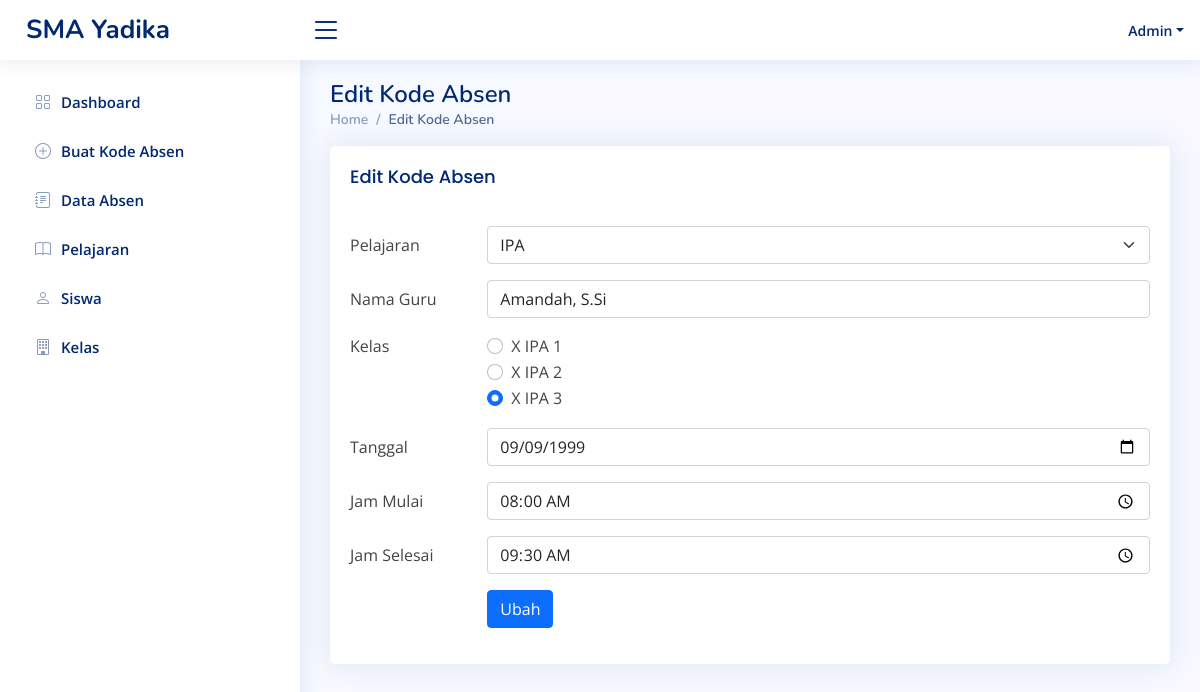
/index.php/admin/edit_absen/2, run on the app's committed database.
### tables this page shows
CREATE TABLE `absen` (
  `id_absen` int(255) NOT NULL,
  `id_kelas` int(255) NOT NULL,
  `id_pelajaran` int(255) NOT NULL,
  `nama_guru` varchar(255) NOT NULL,
  `tanggal` date NOT NULL,
  `jam_mulai` time NOT NULL,
  `jam_selesai` time NOT NULL,
  `kode_absen` varchar(255) NOT NULL
);

CREATE TABLE `pelajaran` (
  `id_pelajaran` int(255) NOT NULL,
  `nama_pelajaran` varchar(255) NOT NULL,
  `nama_guru` varchar(255) NOT NULL
);

CREATE TABLE `kelas` (
  `id_kelas` int(255) NOT NULL,
  `nama_kelas` varchar(255) NOT NULL,
  `jumlah_murid` int(255) NOT NULL
);

### application/controllers/Admin.php (called while the page is built, shortened)
<?php
class Admin extends CI_Controller {
	public function __construct()
	{
		$this->load->model('akun_model');
		$this->load->model('crud_model');
	}
	public function edit_absen($id)
	{
		$data['array_absen'] = $this->crud_model->mengambil_data_id('absen','id_absen',$id);
		$data['array_pelajaran'] = $this->crud_model->mengambil_data('pelajaran');
		$data['array_kelas'] = $this->crud_model->mengambil_data('kelas');
		$data['obj_absen'] = $data['array_absen'][0];
		$this->load->view('admin_edit_absen', $data);
	}
}

### index.php (called while the page is built, shortened)
<?php
require_once BASEPATH.'core/CodeIgniter.php';

### application/models/Crud_model.php (called while the page is built, shortened)
<?php
class Crud_model extends CI_Model{
	public function mengambil_data($nama_tabel)
	{
		$this->db->select('*');
		$this->db->from($nama_tabel);
		$query = $this->db->get();
		return $query->result();
	}
	public function mengambil_data_id($nama_tabel, $nama_colum, $id)
	{
		$this->db->select('*');
		$this->db->from($nama_tabel);
		$this->db->where($nama_colum, $id);
		$query = $this->db->get();
		return $query->result();
	}
}

### application/views/admin_edit_absen.php (the view, shortened to what this page needs)
<!DOCTYPE html>
<html lang="en">
<head>
  <link href="<?=base_url()?>css/bootstrap.min.css" rel="stylesheet">
  <link href="<?=base_url()?>css/niceadmin.css" rel="stylesheet">
  <link href="<?=base_url()?>css/bootstrap-icons/bootstrap-icons.css" rel="stylesheet">
  <link href="<?=base_url()?>css/boxicons/css/boxicons.min.css" rel="stylesheet">
  <link href="<?=base_url()?>css/quill/quill.snow.css" rel="stylesheet">
  <link href="<?=base_url()?>css/quill/quill.bubble.css" rel="stylesheet">
  <link href="<?=base_url()?>css/remixicon/remixicon.css" rel="stylesheet">
  <link href="<?=base_url()?>css/simple-datatables/style.css" rel="stylesheet">
</head>
<body>
  <main id="main" class="main">
    <div class="pagetitle">
      <h1>Edit Kode Absen</h1>
      <nav>
        <ol class="breadcrumb">
          <li class="breadcrumb-item"><a href="<?=site_url('admin')?>">Home</a></li>
          <li class="breadcrumb-item active">Edit Kode Absen</li>
        </ol>
      </nav>
    </div>
    <section class="section dashboard">
		<div class="card">
            <div class="card-body">
              <h5 class="card-title">Edit Kode Absen</h5>
              <form action="<?=site_url('admin/edit_absen_go')?>" method="post">
                <div class="row mb-3">
                  <label class="col-sm-2 col-form-label">Pelajaran</label>
                  <div class="col-sm-10">
                    <select name="id_pelajaran" class="form-select" aria-label="Default select example">
					  <?php foreach($array_pelajaran as $pelajaran): ?>
                      <option <?=$pelajaran->id_pelajaran == $obj_absen->id_pelajaran ? 'selected' : '';?> value="<?=$pelajaran->id_pelajaran?>"><?=$pelajaran->nama_pelajaran?></option>
					  <?php endforeach; ?>
                    </select>
                  </div>
                </div>
                <div class="row mb-3">
                  <label for="inputText" class="col-sm-2 col-form-label">Nama Guru</label>
                  <div class="col-sm-10">
                    <input type="text" name="nama_guru" list="data_guru" value="<?=$obj_absen->nama_guru?>" class="form-control">
                  </div>
                </div>
                <fieldset class="row mb-3">
                  <legend class="col-form-label col-sm-2 pt-0">Kelas</legend>
                  <div class="col-sm-10">
                    <?php foreach($array_kelas as $kelas): ?>
					<div class="form-check">
                      <input <?=$kelas->id_kelas == $obj_absen->id_kelas ? 'checked' : '';?> class="form-check-input" type="radio" name="id_kelas" id="gridRadios1" value="<?=$kelas->id_kelas?>">
                      <label class="form-check-label" for="gridRadios1"><?=$kelas->nama_kelas?></label>
                    </div>
					<?php endforeach; ?>
                  </div>
                </fieldset>
                <div class="row mb-3">
                  <label for="inputTime" class="col-sm-2 col-form-label">Tanggal</label>
                  <div class="col-sm-10">
                    <input name="tanggal" value="<?=$obj_absen->tanggal?>" type="date" class="form-control">
                  </div>
                </div>
				<div class="row mb-3">
                  <label for="inputTime" class="col-sm-2 col-form-label">Jam Mulai</label>
                  <div class="col-sm-10">
                    <input name="jam_mulai" value="<?=$obj_absen->jam_mulai?>" type="time" class="form-control">
                  </div>
                </div>
                <div class="row mb-3">
                  <label for="inputTime" class="col-sm-2 col-form-label">Jam Selesai</label>
                  <div class="col-sm-10">
                    <input name="jam_selesai" value="<?=$obj_absen->jam_selesai?>" type="time" class="form-control">
                  </div>
                </div>
                <div class="row mb-3">
                  <label class="col-sm-2 col-form-label"></label>
                  <div class="col-sm-10">
                    <button type="submit" class="btn btn-primary">Ubah</button>
                  </div>
                </div>
              </form>
            </div>
          </div>
	</section>
  </main>
</body>
</html>

### css/niceadmin.css (style rules this page uses)
:root { scroll-behavior: smooth; }
body { font-family: "Open Sans", sans-serif; background: #f6f9ff; color: #444444; }
a { color: #4154f1; text-decoration: none; }
h1, h2, h3, h4, h5, h6 { font-family: "Nunito", sans-serif; }
#main { margin-top: 60px; padding: 20px 30px; transition: all 0.3s; }
.pagetitle { margin-bottom: 10px; }
.pagetitle h1 { font-size: 24px; margin-bottom: 0; font-weight: 600; color: #012970; }
.card { margin-bottom: 30px; border: none; border-radius: 5px; box-shadow: 0px 0 30px rgba(1, 41, 112, 0.1); }
.card-title { padding: 20px 0 15px 0; font-size: 18px; font-weight: 500; color: #012970; font-family: "Poppins", sans-serif; }
.card-body { padding: 0 20px 20px 20px; }
.breadcrumb { font-size: 14px; font-family: "Nunito", sans-serif; color: #899bbd; font-weight: 600; }
.breadcrumb a { color: #899bbd; transition: 0.3s; }
.breadcrumb .breadcrumb-item::before { color: #899bbd; }
.breadcrumb .active { color: #51678f; font-weight: 600; }
@media (min-width: 1200px) { #main, #footer { margin-left: 300px; } }

### data on the page
absen: id_pelajaran "IPA", nama_guru "Amandah, S.Si", id_kelas "☐ X IPA 1", id_kelas "☑", tanggal "09/09/1999", jam_mulai "08:00:00", jam_selesai "09:30:00"
kelas: nama_kelas "X IPA 1"
kelas: nama_kelas "X IPA 2"
kelas: nama_kelas "X IPA 3"
